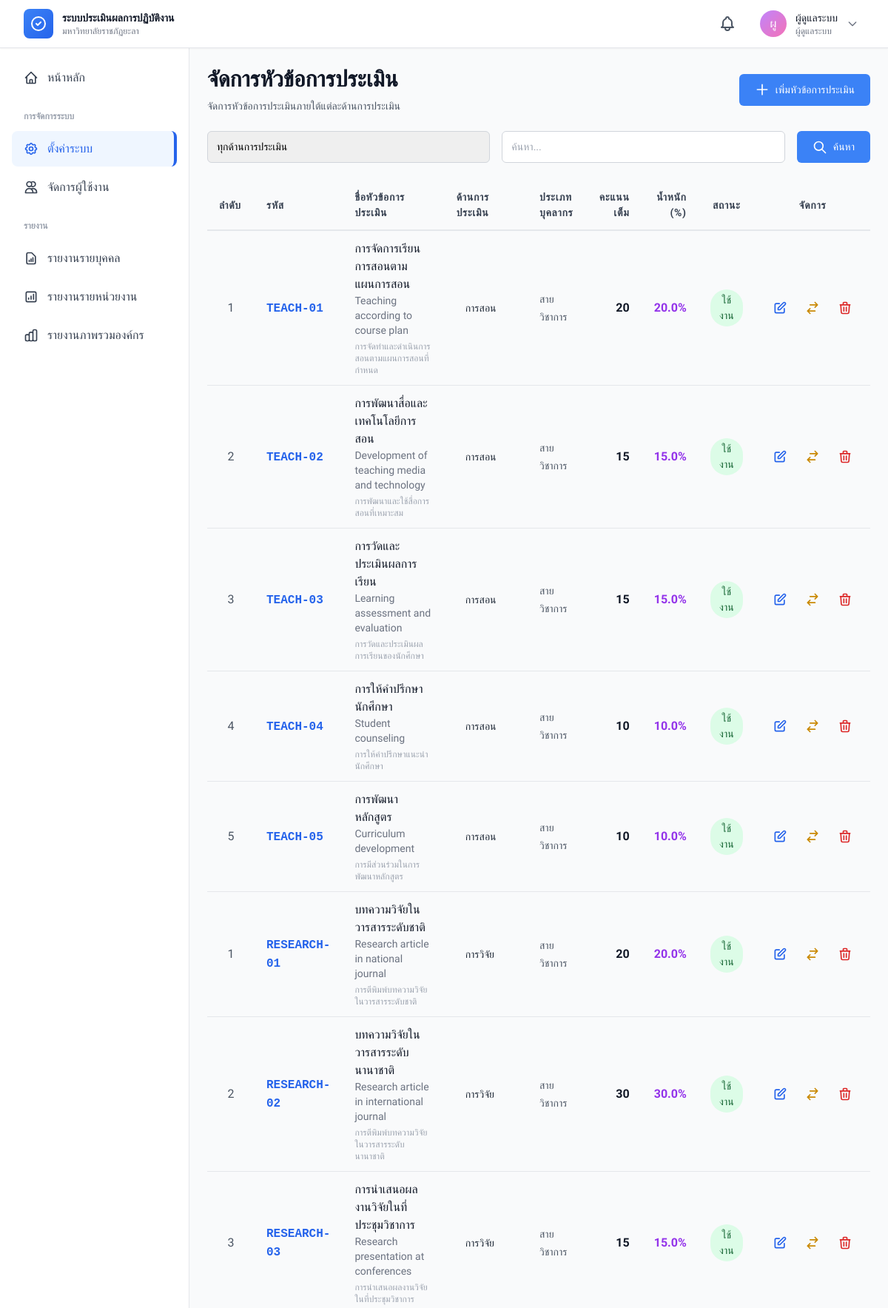
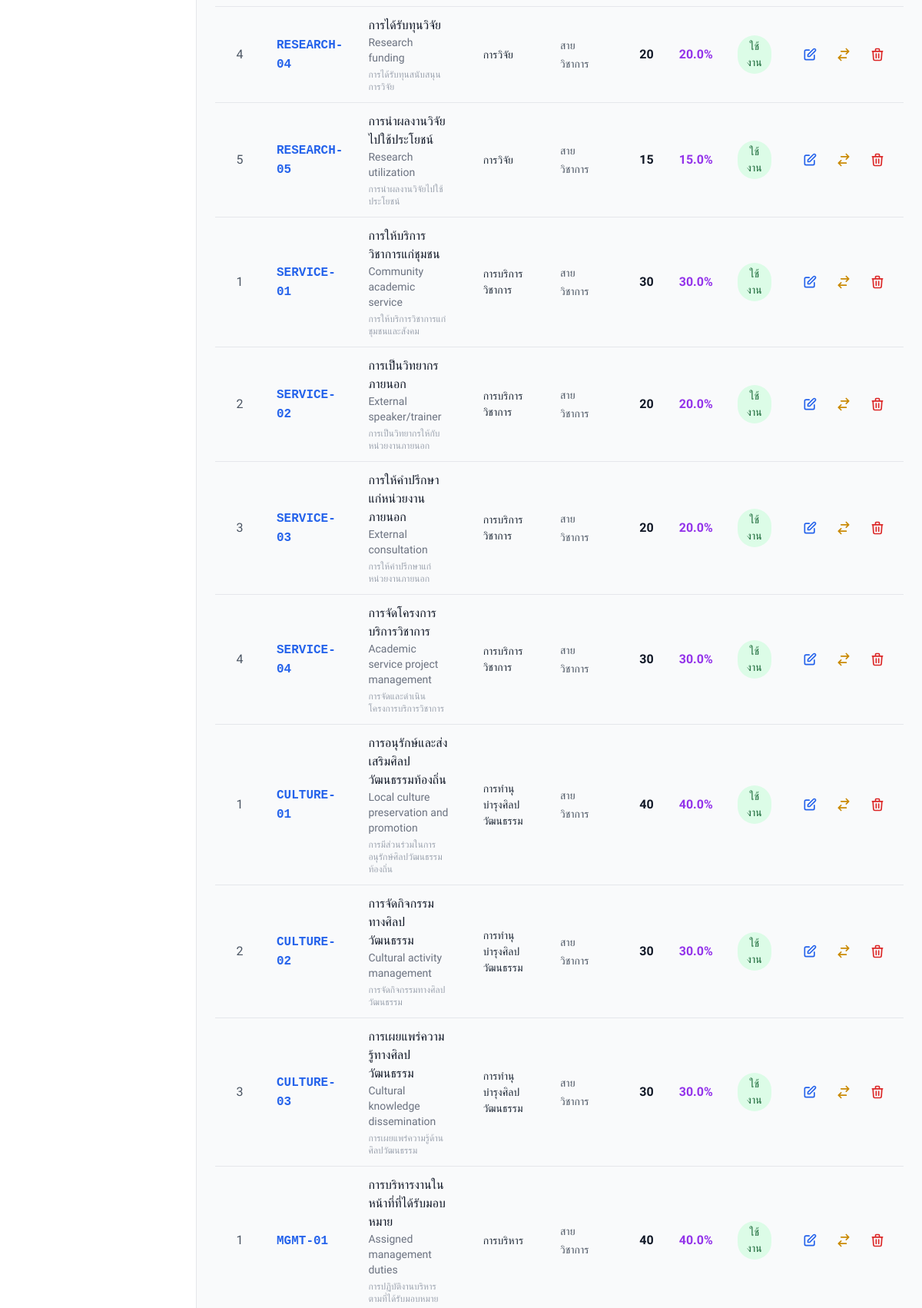
Screenshot of /modules/configuration/evaluation-topics.php (signed in, upper part) with the database file from the repository (2 pictures, top to bottom).
### tables this page shows
CREATE TABLE `evaluation_topics` (
  `topic_id` int(11) NOT NULL,
  `aspect_id` int(11) NOT NULL,
  `topic_code` varchar(50) NOT NULL,
  `topic_name_th` varchar(500) NOT NULL,
  `topic_name_en` varchar(500) DEFAULT NULL,
  `max_score` decimal(5,2) DEFAULT 0.00,
  `weight_percentage` decimal(5,2) DEFAULT 0.00,
  `description` text DEFAULT NULL,
  `sort_order` int(11) DEFAULT 0,
  `display_order` int(11) DEFAULT 0,
  `is_active` tinyint(1) DEFAULT 1,
  `created_by` int(11) DEFAULT NULL,
  `updated_by` int(11) DEFAULT NULL,
  `created_at` timestamp NOT NULL DEFAULT current_timestamp(),
  `updated_at` timestamp NOT NULL DEFAULT current_timestamp() ON UPDATE current_timestamp()
);

CREATE TABLE `evaluation_aspects` (
  `aspect_id` int(11) NOT NULL,
  `personnel_type_id` int(11) DEFAULT NULL,
  `aspect_code` varchar(20) NOT NULL,
  `aspect_name_th` varchar(255) NOT NULL,
  `aspect_name_en` varchar(255) DEFAULT NULL,
  `description` text DEFAULT NULL,
  `max_score` decimal(10,2) DEFAULT 100.00,
  `weight_percentage` decimal(5,2) DEFAULT 0.00,
  `sort_order` int(11) DEFAULT 0,
  `display_order` int(11) DEFAULT 0,
  `is_active` tinyint(1) DEFAULT 1,
  `created_by` int(11) DEFAULT NULL,
  `updated_by` int(11) DEFAULT NULL,
  `created_at` timestamp NOT NULL DEFAULT current_timestamp(),
  `updated_at` timestamp NOT NULL DEFAULT current_timestamp() ON UPDATE current_timestamp()
);

CREATE TABLE `personnel_types` (
  `personnel_type_id` int(11) NOT NULL,
  `type_code` varchar(20) NOT NULL,
  `type_name_th` varchar(100) NOT NULL,
  `type_name_en` varchar(100) DEFAULT NULL,
  `description` text DEFAULT NULL,
  `is_active` tinyint(1) DEFAULT 1,
  `created_by` int(11) DEFAULT NULL,
  `updated_by` int(11) DEFAULT NULL,
  `created_at` timestamp NOT NULL DEFAULT current_timestamp(),
  `updated_at` timestamp NOT NULL DEFAULT current_timestamp() ON UPDATE current_timestamp()
);

### includes/functions.php (called while the page is built, shortened)
<?php
function str_limit($string, $limit = 100, $end = '...')
{
    if (mb_strlen($string, 'UTF-8') <= $limit) {
        return $string;
    }
    return mb_substr($string, 0, $limit, 'UTF-8') . $end;
}
function e($string)
{
    return htmlspecialchars($string, ENT_QUOTES, 'UTF-8');
}

### modules/configuration/evaluation-topics.php (the view, shortened to what this page needs)
<?php
require_once '../../includes/functions.php';
$db = getDB();
$search = $_GET['search'] ?? '';
$sql = "SELECT et.*, ea.aspect_name_th, ea.aspect_code,
        pt.type_name_th as personnel_type_name
        FROM evaluation_topics et
        LEFT JOIN evaluation_aspects ea ON et.aspect_id = ea.aspect_id
        LEFT JOIN personnel_types pt ON ea.personnel_type_id = pt.personnel_type_id
        WHERE 1=1";
$params = [];
$sql .= " ORDER BY ea.aspect_id, et.sort_order, et.topic_id";
$stmt = $db->prepare($sql);
$stmt->execute($params);
$topics = $stmt->fetchAll();
include '../../includes/header.php';
?>
<div class="mb-6">
    <div class="flex items-center justify-between">
        <div>
            <h1 class="text-3xl font-bold text-gray-900">จัดการหัวข้อการประเมิน</h1>
            <p class="mt-2 text-sm text-gray-600">
                จัดการหัวข้อการประเมินภายใต้แต่ละด้านการประเมิน
            </p>
        </div>
        <button onclick="openModal('addModal')" class="btn btn-primary">
            <svg class="w-5 h-5 mr-2" fill="none" stroke="currentColor" viewBox="0 0 24 24">
                <path stroke-linecap="round" stroke-linejoin="round" stroke-width="2" d="M12 4v16m8-8H4" />
            </svg>
            เพิ่มหัวข้อการประเมิน
        </button>
    </div>
</div>
<div class="card mb-6">
    <div class="card-body">
        <form method="GET" class="flex flex-wrap gap-4">
            <div class="flex-1 min-w-[250px]">
                <select name="aspect" class="form-select" onchange="this.form.submit()">
                    <option value="">ทุกด้านการประเมิน</option>
                </select>
            </div>
            <div class="flex-1 min-w-[300px]">
                <input type="text" name="search" value="<?php echo e($search); ?>" placeholder="ค้นหา..."
                    class="form-input">
            </div>
            <button type="submit" class="btn btn-primary">
                <svg class="w-5 h-5 mr-2" fill="none" stroke="currentColor" viewBox="0 0 24 24">
                    <path stroke-linecap="round" stroke-linejoin="round" stroke-width="2"
                        d="M21 21l-6-6m2-5a7 7 0 11-14 0 7 7 0 0114 0z" />
                </svg>
                ค้นหา
            </button>
        </form>
    </div>
</div>
<div class="card">
    <div class="card-body">
        <div class="overflow-x-auto">
            <table class="table">
                <thead class="table-header">
                    <tr>
                        <th class="table-th w-16">ลำดับ</th>
                        <th class="table-th">รหัส</th>
                        <th class="table-th">ชื่อหัวข้อการประเมิน</th>
                        <th class="table-th">ด้านการประเมิน</th>
                        <th class="table-th">ประเภทบุคลากร</th>
                        <th class="table-th text-right">คะแนนเต็ม</th>
                        <th class="table-th text-right">น้ำหนัก (%)</th>
                        <th class="table-th text-center">สถานะ</th>
                        <th class="table-th text-center">จัดการ</th>
                    </tr>
                </thead>
                <tbody>
                    <?php if (empty($topics)): ?>
                        <tr>
                            <td colspan="9" class="table-td text-center text-gray-500 py-8">
                                ไม่พบข้อมูลหัวข้อการประเมิน
                            </td>
                        </tr>
                    <?php else: ?>
                        <?php foreach ($topics as $topic): ?>
                            <tr class="table-row">
                                <td class="table-td text-center">
                                    <span class="text-gray-600"><?php echo $topic['sort_order']; ?></span>
                                </td>
                                <td class="table-td">
                                    <span class="font-mono font-semibold text-blue-600">
                                        <?php echo e($topic['topic_code']); ?>
                                    </span>
                                </td>
                                <td class="table-td">
                                    <div class="font-medium text-gray-900"><?php echo e($topic['topic_name_th']); ?></div>
                                    <?php if ($topic['topic_name_en']): ?>
                                        <div class="text-sm text-gray-500"><?php echo e($topic['topic_name_en']); ?></div>
                                    <?php endif; ?>
                                    <?php if ($topic['description']): ?>
                                        <div class="text-xs text-gray-400 mt-1">
                                            <?php echo e(str_limit($topic['description'], 60)); ?></div>
                                    <?php endif; ?>
                                </td>
                                <td class="table-td">
                                    <span class="badge badge-secondary">
                                        <?php echo e($topic['aspect_name_th']); ?>
                                    </span>
                                </td>
                                <td class="table-td">
                                    <span class="text-sm text-gray-600"><?php echo e($topic['personnel_type_name']); ?></span>
                                </td>
                                <td class="table-td text-right">
                                    <span
                                        class="font-semibold text-gray-900"><?php echo number_format($topic['max_score']); ?></span>
                                </td>
                                <td class="table-td text-right">
                                    <span
                                        class="font-semibold text-purple-600"><?php echo number_format($topic['weight_percentage'], 1); ?>%</span>
                                </td>
                                <td class="table-td text-center">
                                    <?php if ($topic['is_active']): ?>
                                        <span class="badge badge-success">ใช้งาน</span>
                                    <?php else: ?>
                                        <span class="badge badge-gray">ปิดใช้งาน</span>
                                    <?php endif; ?>
                                </td>
                                <td class="table-td">
                                    <div class="flex items-center justify-center gap-2">
                                        <button onclick='editTopic(<?php echo json_encode($topic); ?>)'
                                            class="btn-icon text-blue-600 hover:bg-blue-50" title="แก้ไข">
                                            <svg class="w-5 h-5" fill="none" stroke="currentColor" viewBox="0 0 24 24">
                                                <path stroke-linecap="round" stroke-linejoin="round" stroke-width="2"
                                                    d="M11 5H6a2 2 0 00-2 2v11a2 2 0 002 2h11a2 2 0 002-2v-5m-1.414-9.414a2 2 0 112.828 2.828L11.828 15H9v-2.828l8.586-8.586z" />
                                            </svg>
                                        </button>
                                        <a href="?action=toggle&id=<?php echo $topic['topic_id']; ?>"
                                            class="btn-icon text-yellow-600 hover:bg-yellow-50"
                                            onclick="return confirm('ต้องการเปลี่ยนสถานะใช่หรือไม่?')">
                                            <svg class="w-5 h-5" fill="none" stroke="currentColor" viewBox="0 0 24 24">
                                                <path stroke-linecap="round" stroke-linejoin="round" stroke-width="2"
                                                    d="M8 7h12m0 0l-4-4m4 4l-4 4m0 6H4m0 0l4 4m-4-4l4-4" />
                                            </svg>
                                        </a>
                                        <a href="?action=delete&id=<?php echo $topic['topic_id']; ?>"
                                            class="btn-icon text-red-600 hover:bg-red-50"
                                            onclick="return confirm('ต้องการลบหัวข้อการประเมินนี้ใช่หรือไม่?')">
                                            <svg class="w-5 h-5" fill="none" stroke="currentColor" viewBox="0 0 24 24">
                                                <path stroke-linecap="round" stroke-linejoin="round" stroke-width="2"
                                                    d="M19 7l-.867 12.142A2 2 0 0116.138 21H7.862a2 2 0 01-1.995-1.858L5 7m5 4v6m4-6v6m1-10V4a1 1 0 00-1-1h-4a1 1 0 00-1 1v3M4 7h16" />
                                            </svg>
                                        </a>
                                    </div>
                                </td>
                            </tr>
                        <?php endforeach; ?>
                    <?php endif; ?>
                </tbody>
            </table>
        </div>
    </div>
</div>
<?php include '../../includes/footer.php'; ?>

### assets/css/custom.css (style rules this page uses)
* { margin: 0; padding: 0; box-sizing: border-box; }
body { font-family: 'Sarabun', -apple-system, BlinkMacSystemFont, 'Segoe UI', sans-serif; -webkit-font-smoothing: antialiased; -moz-osx-font-smoothing: grayscale; }
a, button, input, select, textarea { transition: all 0.2s ease-in-out; }
input[type="text"], input[type="email"], input[type="password"], input[type="number"], input[type="date"], input[type="tel"], select, textarea { appearance: none; -webkit-appearance: none; -moz-appearance: none; }
.badge { display: inline-flex; align-items: center; padding: 0.25rem 0.75rem; font-size: 0.875rem; font-weight: 500; border-radius: 9999px; }
.badge-success { background-color: #dcfce7; color: #166534; }
table { width: 100%; border-collapse: collapse; }
table thead { background-color: #f9fafb; }
table th { padding: 0.75rem 1rem; text-align: left; font-weight: 600; font-size: 0.875rem; color: #374151; text-transform: uppercase; letter-spacing: 0.05em; border-bottom: 2px solid #e5e7eb; }
table td { padding: 0.75rem 1rem; border-bottom: 1px solid #e5e7eb; color: #1f2937; }
table tbody tr { transition: background-color 0.15s ease; }

### includes/header.php (style rules this page uses)
body { font-family: 'Sarabun', sans-serif; }
.form-input, .form-select, .form-textarea { width: 100%; padding: 0.625rem 0.75rem; border: 1px solid #d1d5db; border-radius: 0.375rem; font-size: 0.875rem; transition: all 0.2s; }
.btn { display: inline-flex; align-items: center; justify-content: center; padding: 0.625rem 1.25rem; font-size: 0.875rem; font-weight: 500; border-radius: 0.375rem; border: 1px solid transparent; cursor: pointer; transition: all 0.2s; text-decoration: none; }
.btn-primary { background-color: #3b82f6; color: white; }
.btn-icon { padding: 0.5rem; border-radius: 0.5rem; transition: background-color 0.2s; }
.gap-4 { gap: 1rem; }

### rows the page displays
evaluation_topics: sort_order "1", topic_code "TEACH-01", topic_name_th "การจัดการเรียนการสอนตามแผนการสอน", topic_name_en "Teaching according to course plan", description "การจัดทำและดำเนินการสอนตามแผนการสอนที่กำหนด", aspect.aspect_name_th "การสอน", personnel_types.type_name_th "สายวิชาการ", max_score "20", weight_percentage "20.0", is_active "ใช้งาน"
evaluation_topics: sort_order "2", topic_code "TEACH-02", topic_name_th "การพัฒนาสื่อและเทคโนโลยีการสอน", topic_name_en "Development of teaching media and technology", description "การพัฒนาและใช้สื่อการสอนที่เหมาะสม", aspect.aspect_name_th "การสอน", personnel_types.type_name_th "สายวิชาการ", max_score "15", weight_percentage "15.0", is_active "ใช้งาน"
evaluation_topics: sort_order "3", topic_code "TEACH-03", topic_name_th "การวัดและประเมินผลการเรียน", topic_name_en "Learning assessment and evaluation", description "การวัดและประเมินผลการเรียนของนักศึกษา", aspect.aspect_name_th "การสอน", personnel_types.type_name_th "สายวิชาการ", max_score "15", weight_percentage "15.0", is_active "ใช้งาน"
evaluation_topics: sort_order "4", topic_code "TEACH-04", topic_name_th "การให้คำปรึกษานักศึกษา", topic_name_en "Student counseling", description "การให้คำปรึกษาแนะนำนักศึกษา", aspect.aspect_name_th "การสอน", personnel_types.type_name_th "สายวิชาการ", max_score "10", weight_percentage "10.0", is_active "ใช้งาน"
evaluation_topics: sort_order "5", topic_code "TEACH-05", topic_name_th "การพัฒนาหลักสูตร", topic_name_en "Curriculum development", description "การมีส่วนร่วมในการพัฒนาหลักสูตร", aspect.aspect_name_th "การสอน", personnel_types.type_name_th "สายวิชาการ", max_score "10", weight_percentage "10.0", is_active "ใช้งาน"
evaluation_topics: sort_order "1", topic_code "RESEARCH-01", topic_name_th "บทความวิจัยในวารสารระดับชาติ", topic_name_en "Research article in national journal", description "การตีพิมพ์บทความวิจัยในวารสารระดับชาติ", aspect.aspect_name_th "การวิจัย", personnel_types.type_name_th "สายวิชาการ", max_score "20", weight_percentage "20.0", is_active "ใช้งาน"
evaluation_topics: sort_order "2", topic_code "RESEARCH-02", topic_name_th "บทความวิจัยในวารสารระดับนานาชาติ", topic_name_en "Research article in international journal", description "การตีพิมพ์บทความวิจัยในวารสารระดับนานาชาติ", aspect.aspect_name_th "การวิจัย", personnel_types.type_name_th "สายวิชาการ", max_score "30", weight_percentage "30.0", is_active "ใช้งาน"
evaluation_topics: sort_order "3", topic_code "RESEARCH-03", topic_name_th "การนำเสนอผลงานวิจัยในที่ประชุมวิชาการ", topic_name_en "Research presentation at conferences", description "การนำเสนอผลงานวิจัยในที่ประชุมวิชาการ", aspect.aspect_name_th "การวิจัย", personnel_types.type_name_th "สายวิชาการ", max_score "15", weight_percentage "15.0", is_active "ใช้งาน"
evaluation_topics: sort_order "4", topic_code "RESEARCH-04", topic_name_th "การได้รับทุนวิจัย", topic_name_en "Research funding", description "การได้รับทุนสนับสนุนการวิจัย", aspect.aspect_name_th "การวิจัย", personnel_types.type_name_th "สายวิชาการ", max_score "20", weight_percentage "20.0", is_active "ใช้งาน"
evaluation_topics: sort_order "5", topic_code "RESEARCH-05", topic_name_th "การนำผลงานวิจัยไปใช้ประโยชน์", topic_name_en "Research utilization", description "การนำผลงานวิจัยไปใช้ประโยชน์", aspect.aspect_name_th "การวิจัย", personnel_types.type_name_th "สายวิชาการ", max_score "15", weight_percentage "15.0", is_active "ใช้งาน"
evaluation_topics: sort_order "1", topic_code "SERVICE-01", topic_name_th "การให้บริการวิชาการแก่ชุมชน", topic_name_en "Community academic service", description "การให้บริการวิชาการแก่ชุมชนและสังคม", aspect.aspect_name_th "การบริการวิชาการ", personnel_types.type_name_th "สายวิชาการ", max_score "30", weight_percentage "30.0", is_active "ใช้งาน"
evaluation_topics: sort_order "2", topic_code "SERVICE-02", topic_name_th "การเป็นวิทยากรภายนอก", topic_name_en "External speaker/trainer", description "การเป็นวิทยากรให้กับหน่วยงานภายนอก", aspect.aspect_name_th "การบริการวิชาการ", personnel_types.type_name_th "สายวิชาการ", max_score "20", weight_percentage "20.0", is_active "ใช้งาน"
evaluation_topics: sort_order "3", topic_code "SERVICE-03", topic_name_th "การให้คำปรึกษาแก่หน่วยงานภายนอก", topic_name_en "External consultation", description "การให้คำปรึกษาแก่หน่วยงานภายนอก", aspect.aspect_name_th "การบริการวิชาการ", personnel_types.type_name_th "สายวิชาการ", max_score "20", weight_percentage "20.0", is_active "ใช้งาน"
evaluation_topics: sort_order "4", topic_code "SERVICE-04", topic_name_th "การจัดโครงการบริการวิชาการ", topic_name_en "Academic service project management", description "การจัดและดำเนินโครงการบริการวิชาการ", aspect.aspect_name_th "การบริการวิชาการ", personnel_types.type_name_th "สายวิชาการ", max_score "30", weight_percentage "30.0", is_active "ใช้งาน"
evaluation_topics: sort_order "1", topic_code "CULTURE-01", topic_name_th "การอนุรักษ์และส่งเสริมศิลปวัฒนธรรมท้องถิ่น", topic_name_en "Local culture preservation and promotion", description "การมีส่วนร่วมในการอนุรักษ์ศิลปวัฒนธรรมท้องถิ่น", aspect.aspect_name_th "การทำนุบำรุงศิลปวัฒนธรรม", personnel_types.type_name_th "สายวิชาการ", max_score "40", weight_percentage "40.0", is_active "ใช้งาน"
evaluation_topics: sort_order "2", topic_code "CULTURE-02", topic_name_th "การจัดกิจกรรมทางศิลปวัฒนธรรม", topic_name_en "Cultural activity management", description "การจัดกิจกรรมทางศิลปวัฒนธรรม", aspect.aspect_name_th "การทำนุบำรุงศิลปวัฒนธรรม", personnel_types.type_name_th "สายวิชาการ", max_score "30", weight_percentage "30.0", is_active "ใช้งาน"
evaluation_topics: sort_order "3", topic_code "CULTURE-03", topic_name_th "การเผยแพร่ความรู้ทางศิลปวัฒนธรรม", topic_name_en "Cultural knowledge dissemination", description "การเผยแพร่ความรู้ด้านศิลปวัฒนธรรม", aspect.aspect_name_th "การทำนุบำรุงศิลปวัฒนธรรม", personnel_types.type_name_th "สายวิชาการ", max_score "30", weight_percentage "30.0", is_active "ใช้งาน"
evaluation_topics: sort_order "1", topic_code "MGMT-01", topic_name_th "การบริหารงานในหน้าที่ที่ได้รับมอบหมาย", topic_name_en "Assigned management duties", description "การปฏิบัติงานบริหารตามที่ได้รับมอบหมาย", aspect.aspect_name_th "การบริหาร", personnel_types.type_name_th "สายวิชาการ", max_score "40", weight_percentage "40.0", is_active "ใช้งาน"

### other values shown
mb_substr($current_user['full_name_th'], 0, 2) "ผู"
$current_user['full_name_th'] "ผู้ดูแลระบบ"
$role_names[$current_user['role']] "ผู้ดูแลระบบ"
